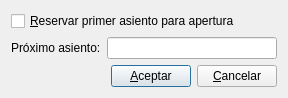
<?xml version="1.0" encoding="UTF-8"?>
<ui version="4.0">
 <author>José Manuel Díez Botella</author>
 <class>numeracion</class>
 <widget class="QDialog" name="numeracion">
  <property name="geometry">
   <rect>
    <x>0</x>
    <y>0</y>
    <width>288</width>
    <height>93</height>
   </rect>
  </property>
  <property name="windowTitle">
   <string>Numeración ejercicio</string>
  </property>
  <layout class="QVBoxLayout" name="verticalLayout">
   <item>
    <widget class="QCheckBox" name="primero_aperturacheckBox">
     <property name="text">
      <string>&amp;Reservar primer asiento para apertura</string>
     </property>
    </widget>
   </item>
   <item>
    <layout class="QHBoxLayout" name="horizontalLayout">
     <item>
      <widget class="QLabel" name="label">
       <property name="text">
        <string>Próximo asiento:</string>
       </property>
      </widget>
     </item>
     <item>
      <widget class="QLineEdit" name="proxasientolineEdit"/>
     </item>
    </layout>
   </item>
   <item>
    <layout class="QHBoxLayout">
     <property name="spacing">
      <number>6</number>
     </property>
     <property name="margin">
      <number>0</number>
     </property>
     <item>
      <spacer>
       <property name="orientation">
        <enum>Qt::Horizontal</enum>
       </property>
       <property name="sizeHint" stdset="0">
        <size>
         <width>40</width>
         <height>20</height>
        </size>
       </property>
      </spacer>
     </item>
     <item>
      <widget class="QPushButton" name="aceptarpushButton">
       <property name="text">
        <string>&amp;Aceptar</string>
       </property>
       <property name="shortcut">
        <string>Alt+A</string>
       </property>
      </widget>
     </item>
     <item>
      <widget class="QPushButton" name="cancelarpushButton">
       <property name="text">
        <string>&amp;Cancelar</string>
       </property>
       <property name="shortcut">
        <string>Alt+C</string>
       </property>
      </widget>
     </item>
    </layout>
   </item>
  </layout>
 </widget>
 <layoutdefault spacing="6" margin="11"/>
 <resources/>
 <connections>
  <connection>
   <sender>cancelarpushButton</sender>
   <signal>clicked()</signal>
   <receiver>numeracion</receiver>
   <slot>reject()</slot>
   <hints>
    <hint type="sourcelabel">
     <x>20</x>
     <y>20</y>
    </hint>
    <hint type="destinationlabel">
     <x>20</x>
     <y>20</y>
    </hint>
   </hints>
  </connection>
 </connections>
</ui>
